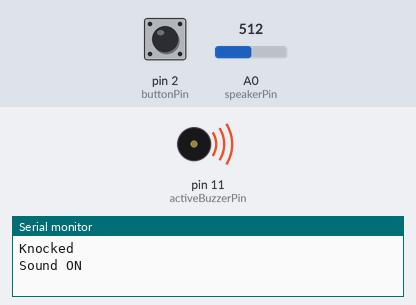
Simulated run of this sketch. Board: Arduino Uno, built with avr-gcc and run on an emulated ATmega328P. Shown: buzzer (waves = sounding), the last lines printed to the serial monitor. The inputs (shaded band) are chosen by the test bench; at power-on: pin 2 (buttonPin) LOW, A0 (speakerPin) = 512.

Above: at 1.2 s.
1.3 s: pin 2 (buttonPin) pulled HIGH for 0.15 s
At 2.1 s:
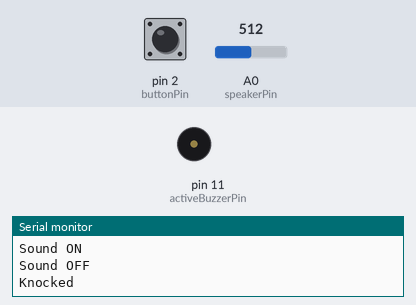
2.9 s: pin 2 (buttonPin) pulled HIGH for 1 s
At 6.0 s:
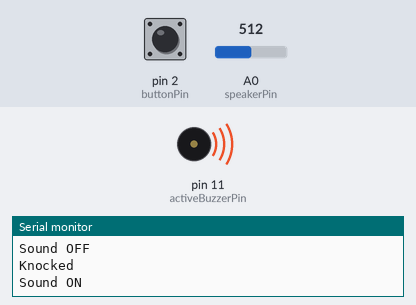
6.4 s: pin 2 (buttonPin) pulled HIGH for 3.2 s
At 7.1 s:
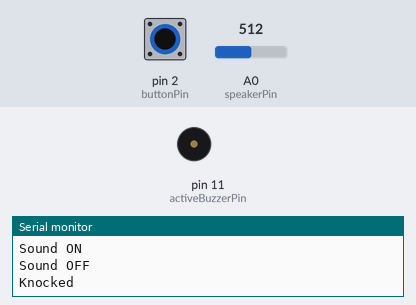
Timing chart, 0 to 11.9 s (numbered marks = the images above; inputs shaded):
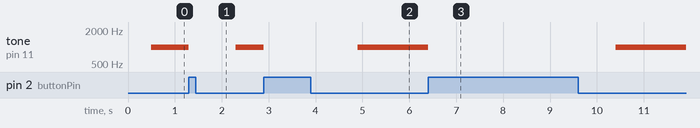

The sketch:

knockDetector.ino
```cpp
const int speakerPin = A0;
const int activeBuzzerPin = 11;
const int buttonPin = 2;
const int threshold = 0;

int speakerValue = 0;
int buttonState = 0;
int buzzerTone = 1000;
int waitBeforeKnocking = 0;

unsigned long previousMillis = 0;
const long interval = 500;

bool knocked = false;
bool soundOn = false;

void setup() {
  pinMode(speakerPin, INPUT);
  pinMode(buttonPin, INPUT);
  pinMode(activeBuzzerPin, OUTPUT);
  Serial.begin(9600);
}

void loop() {
  if (!waitBeforeKnocking) {
    if (knocked == false) {
      speakerValue = analogRead(speakerPin);
      if (speakerValue > threshold) {
        knockButton();
        previousMillis = millis();
      }
    }
    else {
      if (millis() - previousMillis >= interval && soundOn == false)
        playSound();
      buttonState = digitalRead(buttonPin);
      if (soundOn == true && buttonState == HIGH) {
        stopSound();
        knocked = false;
        previousMillis = millis();
        waitBeforeKnocking = 1;
      }
    }
  }
  else {
    if (millis() - previousMillis >= interval)
      waitBeforeKnocking = 0;
  }
}

void knockButton() {
  Serial.println("Knocked");
  knocked = true;
}

void stopSound() {
  Serial.println("Sound OFF");
  soundOn = false;
  noTone(activeBuzzerPin);
}

void playSound() {
  Serial.println("Sound ON");
  soundOn = true;
  tone(activeBuzzerPin, buzzerTone);
}
```

Measured:
- after the input at 1.3 s, tone on pin 11 (activeBuzzerPin): 1000 Hz → silent at once, → 1000 Hz 1.0 s later
- after the input at 2.9 s, tone on pin 11 (activeBuzzerPin): 1000 Hz → silent at once, → 1000 Hz 2.0 s later
- after the input at 6.4 s, tone on pin 11 (activeBuzzerPin): 1000 Hz → silent at once, → 1000 Hz 4.0 s later
